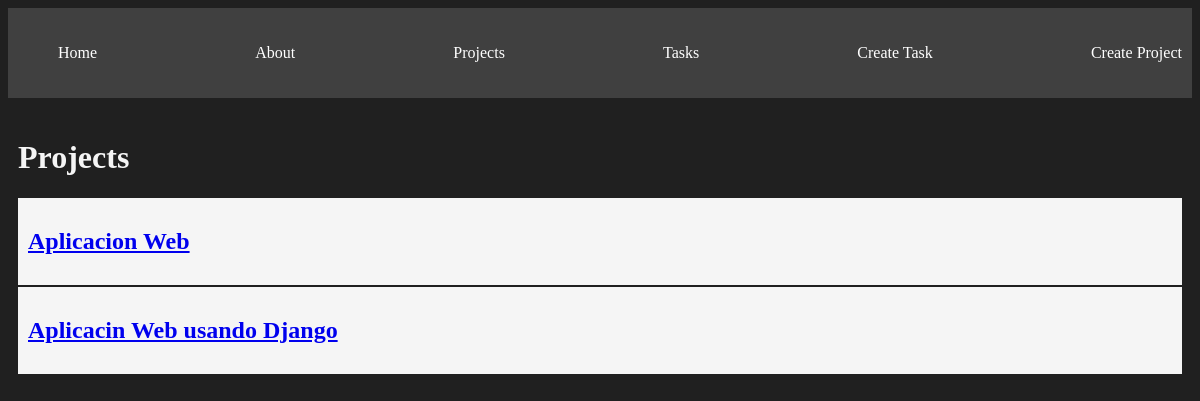
Page /projects/ on the earlier database version.
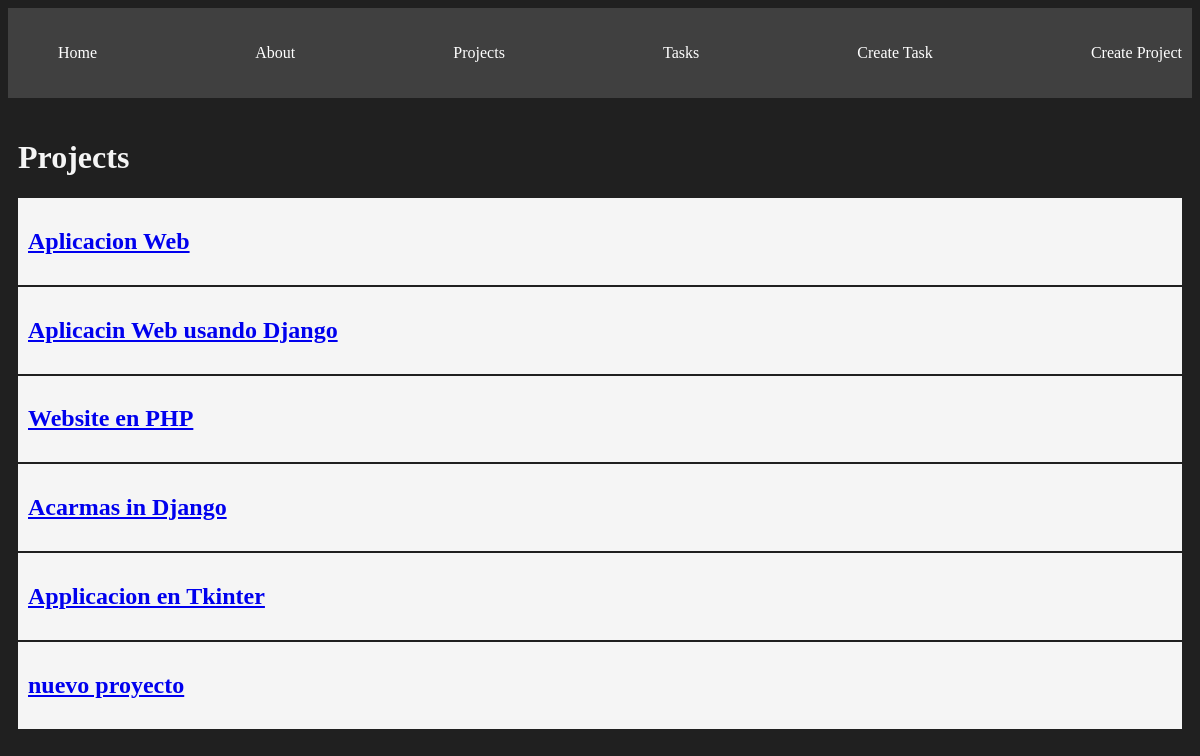
Same page on the later database version.
### myapp/models.py (models this page shows, shortened)
class Project(models.Model):
    name = models.CharField(max_length=200)
    description = models.TextField(default='')

### myapp/views.py (the view)
# urls.py: path('projects/', views.Projects, name='projects'),
def Projects(request):
    projects = Project.objects.all
    return render(request, 'projects/projects.html', {
        'projects': projects
    })

### myapp/templates/projects/projects.html
{% extends 'layouts/base.html' %}
{% block content %}
<h1>Projects</h1>
{% for  project in projects %}
<article class="card">
   <a href="{% url 'project_detail' project.id %}">
      <h1>{{project.name}}</h1>
   </a>
</article>
{% endfor %}
{% endblock %}

Differences in the rows shown:
added Project: name "Website en PHP"
added Project: name "Acarmas in Django"
added Project: name "Applicacion en Tkinter"
added Project: name "nuevo proyecto"
